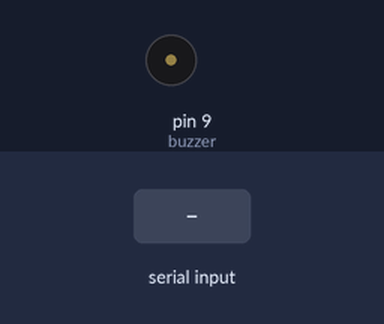
A sketch run on a simulated Arduino Uno, built with avr-gcc and run on an emulated ATmega328P. On the bench: buzzer (waves = sounding). Inputs (shaded band) come from the test bench. What the sketch prints to the serial monitor is not drawn.

Above: at 1.2 s.
1.3 s: "0\n" received over Serial
At 1.4 s:
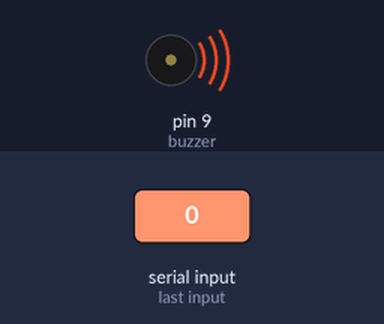
Timing chart, 0 to 4.3 s (numbered marks = the images above; inputs shaded):
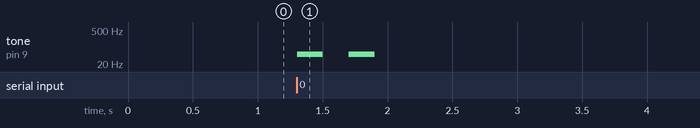

The sketch:

Morse_code.ino
```cpp
#include <string.h>

const int buzzer = 9; //buzzer to arduino pin 95
int ss = 1000;
char alpha[26][10] = {"10","0111","0101","011","1","1101", "001","1111","11","1000","010","1011","00", "1001","0010","101","111","0","110","1110","100","0110","0100","0011"};
int len  = 5;
void setup() {
  Serial.begin(9600);
  Serial.println("Enter your name.");
  pinMode(buzzer, OUTPUT);
}

char rx_byte = 0;
String rx_str = "";

void loop() {
  if (Serial.available() > 0) {    // is a character available?
    rx_byte = Serial.read();       // get the character

    if (rx_byte != '\n') {
      // a character of the string was received
      rx_str += rx_byte;
    }
    else {
      // end of string
      Serial.print("Welcome ");
      Serial.println(rx_str);
      len = rx_str.length();
      Serial.print(len);
      Serial.println("Enter your name.");
      String str,strin="abcde";
      int len1;
      for(int i=0;i<len;i++){
        str=alpha[rx_str[i]-'a'];//length();
        for(int j=0;j<str.length();j++){
          Serial.print(alpha[rx_str[i]-'a'][j]);
          if(alpha[rx_str[i]-'a'][j]=='1'){
            tone(buzzer,50);
            delay(500);
            noTone(buzzer);
            delay(200);
          }
          else{
            tone(buzzer,50);
            delay(200);
            noTone(buzzer);
            delay(200);
          }
        }
        delay(2000);
      }
      noTone(buzzer);
      rx_str = "";
    }
  }
}
```

Measured:
- after the input at 1.3 s, tone on pin 9 (buzzer): alternates 50 Hz for 0.20 s and silent for 0.20 s, 4 changes in all, then stays silent, starting at once
